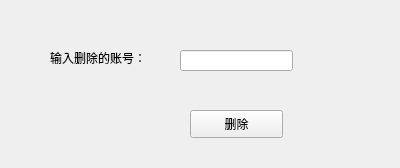
<?xml version="1.0" encoding="UTF-8"?>
<ui version="4.0">
 <class>delete_admin</class>
 <widget class="QWidget" name="delete_admin">
  <property name="geometry">
   <rect>
    <x>0</x>
    <y>0</y>
    <width>400</width>
    <height>168</height>
   </rect>
  </property>
  <property name="windowTitle">
   <string>Form</string>
  </property>
  <widget class="QLabel" name="label">
   <property name="geometry">
    <rect>
     <x>50</x>
     <y>50</y>
     <width>121</width>
     <height>16</height>
    </rect>
   </property>
   <property name="text">
    <string>输入删除的账号：</string>
   </property>
  </widget>
  <widget class="QLineEdit" name="lineEdit">
   <property name="geometry">
    <rect>
     <x>180</x>
     <y>50</y>
     <width>113</width>
     <height>21</height>
    </rect>
   </property>
  </widget>
  <widget class="QPushButton" name="cut">
   <property name="geometry">
    <rect>
     <x>190</x>
     <y>110</y>
     <width>93</width>
     <height>28</height>
    </rect>
   </property>
   <property name="text">
    <string>删除</string>
   </property>
  </widget>
 </widget>
 <resources/>
 <connections/>
</ui>
